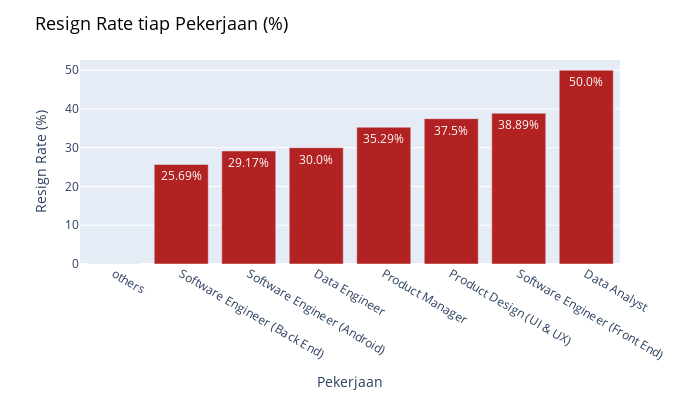

Notebook code for this chart:
### Code cell
resignbyprofession1 = resignbyprofession.copy()
resignbyprofession1['Pekerjaan'] = resignbyprofession1['Pekerjaan'].replace({'DevOps Engineer':'others', 'Digital Product Manager':'others','Machine Learning Engineer':'others','Product Design (UX Researcher)':'others', 'Scrum Master':'others', 'Software Architect':'others', 'Software Engineer (iOS)':'others'})
resignbyprofessionsorted = resignbyprofession1.sort_values('Resign Rate (%)')
resignratebprofession = px.bar(resignbyprofessionsorted, x = 'Pekerjaan', y = 'Resign Rate (%)', color_discrete_sequence = ['firebrick'], text = (resignbyprofessionsorted['Resign Rate (%)'].astype(str) + '%'), width=700, height=400)
resignratebprofession.update_layout(title="Resign Rate tiap Pekerjaan (%)",title_font=dict(size=18, color="black"))

### Figure 1 — Plotly figure (JSON) as saved in the notebook; plotly's stock layout.template omitted (floating-point values rounded to 4 significant figures)
{"data": [{"alignmentgroup": "True", "hovertemplate": "Pekerjaan=%{x}<br>Resign Rate (%)=%{y}<br>text=%{text}<extra></extra>", "legendgroup": "", "marker": {"color": "firebrick", "pattern": {"shape": ""}}, "name": "", "offsetgroup": "", "orientation": "v", "showlegend": false, "text": ["0.0%", "0.0%", "0.0%", "0.0%", "0.0%", "0.0%", "0.0%", "25.69%", "29.17%", "30.0%", "35.29%", "37.5%", "38.89%", "50.0%"], "textposition": "auto", "type": "bar", "x": ["others", "others", "others", "others", "others", "others", "others", "Software Engineer (Back End)", "Software Engineer (Android)", "Data Engineer", "Product Manager", "Product Design (UI & UX)", "Software Engineer (Front End)", "Data Analyst"], "xaxis": "x", "y": [0, 0, 0, 0, 0, 0, 0, 25.69, 29.17, 30, 35.29, 37.5, 38.89, 50], "yaxis": "y"}], "layout": {"barmode": "relative", "height": 400, "legend": {"tracegroupgap": 0}, "margin": {"t": 60}, "title": {"font": {"color": "black", "size": 18}, "text": "Resign Rate tiap Pekerjaan (%)"}, "width": 700, "xaxis": {"anchor": "y", "domain": [0, 1], "title": {"text": "Pekerjaan"}}, "yaxis": {"anchor": "x", "domain": [0, 1], "title": {"text": "Resign Rate (%)"}}}}
